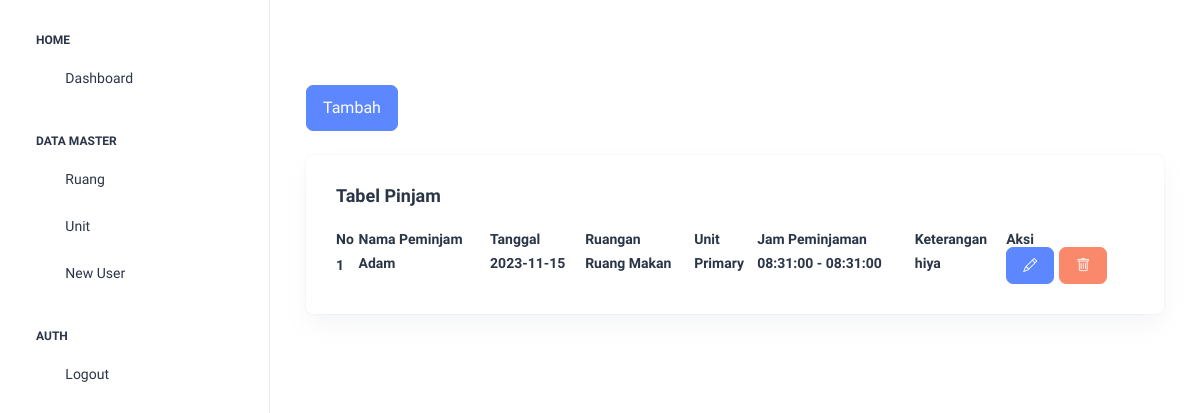
/dashboard (signed in), run on an earlier commit of the app's database.
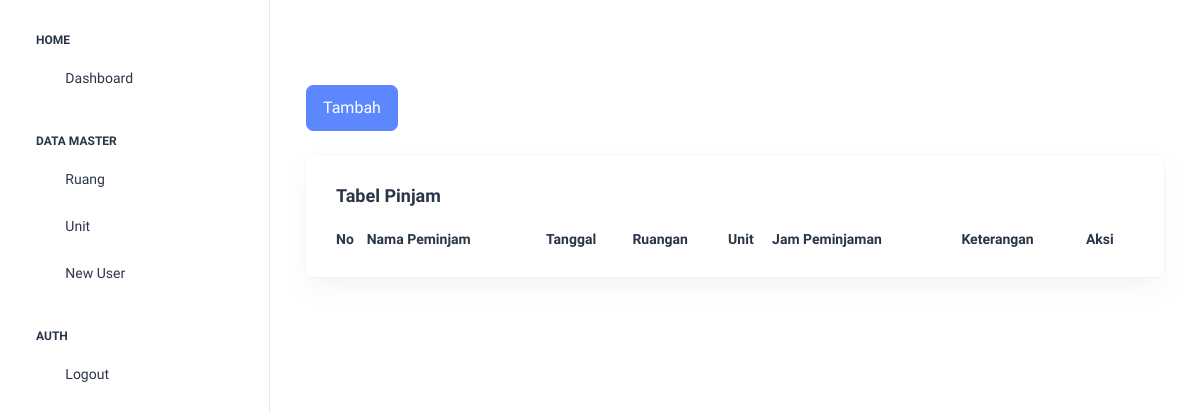
And on a later commit of the database.
### tables this page shows
CREATE TABLE `jadwal_pinjam` (
  `id_pinjam` int(255) NOT NULL,
  `tanggal` date NOT NULL,
  `jam_awal` time NOT NULL,
  `jam_akhir` time NOT NULL,
  `nama_peminjam` varchar(255) NOT NULL,
  `keterangan` varchar(255) NOT NULL,
  `id_ruang` int(255) DEFAULT NULL,
  `id_unit` int(255) DEFAULT NULL
);

CREATE TABLE `m_ruang` (
  `id_ruang` int(255) NOT NULL,
  `nama_ruang` varchar(255) NOT NULL
);

CREATE TABLE `m_unit` (
  `id_unit` int(255) NOT NULL,
  `nama_unit` varchar(255) NOT NULL
);

### html/index.php (the view, shortened to what this page needs)
<?php
include 'koneksi.php';
?>
<!DOCTYPE html>
<html lang="en">
<head>
  <link rel="stylesheet" href="../assets/css/styles.min.css" />
  <link rel="stylesheet" href="https://cdn.datatables.net/1.13.7/css/jquery.dataTables.min.css">
  <link rel="stylesheet" href="https://cdn.jsdelivr.net/npm/bootstrap-icons@1.11.1/font/bootstrap-icons.css">
</head>
<body>
  <div class="page-wrapper" id="main-wrapper" data-layout="vertical" data-navbarbg="skin6" data-sidebartype="full" data-sidebar-position="fixed" data-header-position="fixed">
    <aside class="left-sidebar">
      <div>
        <nav class="sidebar-nav scroll-sidebar" data-simplebar="">
          <ul id="sidebarnav">
            <li class="nav-small-cap">
              <span class="hide-menu">Home</span>
            </li>
            <li class="sidebar-item">
              <a class="sidebar-link" href="./dashboard" aria-expanded="false">
                <span>
                  <i class="ti ti-layout-dashboard"></i>
                </span>
                <span class="hide-menu">Dashboard</span>
              </a>
            </li>
            <li class="nav-small-cap">
              <span class="hide-menu">Data Master</span>
            </li>
            <li class="sidebar-item">
              <a class="sidebar-link" href="./ruang" aria-expanded="false">
                <span>
                  <i class="ti ti-file-description"></i>
                </span>
                <span class="hide-menu">Ruang</span>
              </a>
            </li>
            <li class="sidebar-item">
              <a class="sidebar-link" href="./unit" aria-expanded="false">
                <span>
                  <i class="ti ti-file-description"></i>
                </span>
                <span class="hide-menu">Unit</span>
              </a>
            </li>
            <li class="sidebar-item">
              <a class="sidebar-link" aria-expanded="false" data-bs-toggle="modal" data-bs-target="#tambahuser">
                <span>
                  <i class="ti ti-user-plus"></i>
                </span>
                <span class="hide-menu">New User</span>
              </a>
            </li>
            <li class="nav-small-cap">
              <span class="hide-menu">AUTH</span>
            </li>
            <li class="sidebar-item">
              <a class="sidebar-link" href="./logout.php" aria-expanded="false">
                <span>
                  <i class="ti ti-logout"></i>
                </span>
                <span class="hide-menu">Logout</span>
              </a>
            </li>
          </ul>
        </nav>
      </div>
    </aside>
    <div class="body-wrapper">
      <div class="container-fluid">
        <div class="container-fluid">
          <button type="button" class="btn btn-primary py-8 fs-4 mb-4 rounded-2" data-bs-toggle="modal" data-bs-target="#staticBackdrop">
            Tambah
          </button>
          <div class="card">
            <div class="card-body">
              <h5 class="card-title fw-semibold mb-4">Tabel Pinjam</h5>
              <div class="table-responsive">
                <div class="table-container" id="tabelPinjam">
                  <table id="example" class="display" style="width:100%">
                    <thead class="text-dark fs-4">
                      <tr>
                        <th class="border-bottom-0">
                          <h6 class="fw-semibold mb-0">No</h6>
                        </th>
                        <th class="border-bottom-0">
                          <h6 class="fw-semibold mb-0">Nama Peminjam</h6>
                        </th>
                        <th class="border-bottom-0">
                          <h6 class="fw-semibold mb-0">Tanggal</h6>
                        </th>
                        <th class="border-bottom-0">
                          <h6 class="fw-semibold mb-0">Ruangan</h6>
                        </th>
                        <th class="border-bottom-0">
                          <h6 class="fw-semibold mb-0">Unit</h6>
                        </th>
                        <th class="border-bottom-0">
                          <h6 class="fw-semibold mb-0">Jam Peminjaman</h6>
                        </th>
                        <th class="border-bottom-0">
                          <h6 class="fw-semibold mb-0">Keterangan</h6>
                        </th>
                        <th class="border-bottom-0">
                          <h6 class="fw-semibold mb-0">Aksi</h6>
                        </th>
                      </tr>
                    </thead>
                    <tbody>
                      <?php
                      $query = mysqli_query($conn, "SELECT * FROM jadwal_pinjam");
                      $counter = 1;
                      ?>
                      <?php while ($row = mysqli_fetch_assoc($query)) : ?>
                        <tr>
                          <td class="border-bottom-0">
                            <h6 class="fw-semibold mb-0"><?php echo $counter; ?></h6>
                          </td>
                          <td class="border-bottom-0">
                            <h6 class="fw-semibold mb-1"><?php echo $row['nama_peminjam'] ?></h6>
                          </td>
                          <td class="border-bottom-0">
                            <h6 class="fw-semibold mb-1"><?php echo $row['tanggal'] ?></h6>
                          </td>
                          <td class="border-bottom-0">
                            <?php
                            $ruangan_id = $row['id_ruang'];
                            $ruangan_query = mysqli_query($conn, "SELECT nama_ruang FROM m_ruang WHERE id_ruang = '$ruangan_id'");
                            $ruangan_data = mysqli_fetch_assoc($ruangan_query);
                            $ruangan_nama = $ruangan_data['nama_ruang'];
                            echo '<h6 class="fw-semibold mb-1">' . $ruangan_nama . '</h6>';
                            ?>
                          </td>
                          <td class="border-bottom-0">
                            <?php
                            $unit_id = $row['id_unit'];
                            $unit_query = mysqli_query($conn, "SELECT nama_unit FROM m_unit WHERE id_unit = '$unit_id'");
                            $unit_data = mysqli_fetch_assoc($unit_query);
                            $unit_nama = $unit_data['nama_unit'];
                            echo '<h6 class="fw-semibold mb-1">' . $unit_nama . '</h6>';
                            ?>
                          </td>
                          <td class="border-bottom-0">
                            <h6 class="fw-semibold mb-1"><?php echo $row['jam_awal'] ?> - <?php echo $row['jam_akhir'] ?></h6>
                          </td>
                          <td class="border-bottom-0">
                            <h6 class="fw-semibold mb-1"><?php echo $row['keterangan'] ?></h6>
                          </td>
                          <td class="border-bottom-0">
                            <div class="button-container">
                              <button type="button" class="btn btn-primary" data-bs-toggle="modal" data-bs-target="#updateModal<?php echo $row['id_pinjam']; ?>">
                                <i class="bi bi-pencil"></i>
                              </button>
                              <a href="delete.php?delete_pinjam=<?php echo $row['id_pinjam']; ?>" class="btn btn-danger"><i class="bi bi-trash"></i></a>
                            </div>
                          </td>
                        </tr>
                        <?php $counter++; ?>
                      <?php endwhile; ?>
                    </tbody>
                  </table>
                </div>
              </div>
            </div>
          </div>
        </div>
      </div>
    </div>
</body>
</html>

### html/index.php (style rules this page uses)
.button-container { display: flex; gap: 5px; }

What changed in the data, as far as the page shows it:
removed jadwal_pinjam: nama_peminjam "Adam", tanggal "2023-11-15", id_ruang.nama_ruang "Ruang Makan", id_unit.nama_unit "Primary", jam_awal "08:31:00", jam_akhir "08:31:00", keterangan "hiya"
